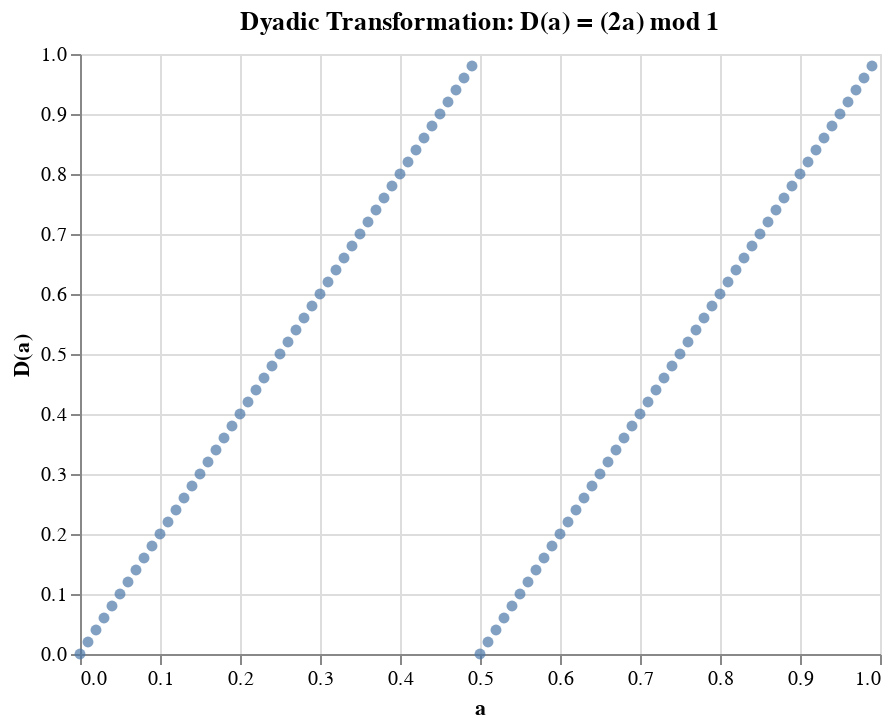

Notebook code cell kept with this figure:
### Code cell
def plot_dyadic_map(n_points=100):
    a_values = np.linspace(0, 1, n_points, endpoint=False)
    d_values = D(a_values)

    df = pd.DataFrame({'a': a_values, 'D(a)': d_values})

    return alt.Chart(df).mark_circle(size=30).encode(
        x=alt.X('a:Q', title='a', scale=alt.Scale(domain=[0, 1])),
        y=alt.Y('D(a):Q', title='D(a)', scale=alt.Scale(domain=[0, 1])),
        tooltip=['a:Q', 'D(a):Q']
    ).properties(
        width=400,
        height=300,
        title='dyadic map: D(a) = (2a) mod 1'
    )

plot_dyadic_map()

### Figure 1 — Vega-Lite specification as saved in the notebook (floating-point values rounded to 4 significant figures)
{"config": {"view": {"continuousWidth": 300, "continuousHeight": 300}}, "data": {"name": "data-6e55ed844ad153d318f0c7f968712b96"}, "mark": {"type": "circle", "size": 30}, "encoding": {"tooltip": [{"field": "a", "type": "quantitative"}, {"field": "D(a)", "type": "quantitative"}], "x": {"field": "a", "scale": {"domain": [0, 1]}, "title": "a", "type": "quantitative"}, "y": {"field": "D(a)", "scale": {"domain": [0, 1]}, "title": "D(a)", "type": "quantitative"}}, "height": 300, "title": "Dyadic Transformation: D(a) = (2a) mod 1", "width": 400, "$schema": "https://vega.github.io/schema/vega-lite/v5.20.1.json", "datasets": {"data-6e55ed844ad153d318f0c7f968712b96": [{"a": 0.0, "D(a)": 0.0}, {"a": 0.01, "D(a)": 0.02}, {"a": 0.02, "D(a)": 0.04}, {"a": 0.03, "D(a)": 0.06}, {"a": 0.04, "D(a)": 0.08}, {"a": 0.05, "D(a)": 0.1}, {"a": 0.06, "D(a)": 0.12}, {"a": 0.07, "D(a)": 0.14}, {"a": 0.08, "D(a)": 0.16}, {"a": 0.09, "D(a)": 0.18}, {"a": 0.1, "D(a)": 0.2}, {"a": 0.11, "D(a)": 0.22}, {"a": 0.12, "D(a)": 0.24}, {"a": 0.13, "D(a)": 0.26}, {"a": 0.14, "D(a)": 0.28}, {"a": 0.15, "D(a)": 0.3}, {"a": 0.16, "D(a)": 0.32}, {"a": 0.17, "D(a)": 0.34}, {"a": 0.18, "D(a)": 0.36}, {"a": 0.19, "D(a)": 0.38}, {"a": 0.2, "D(a)": 0.4}, {"a": 0.21, "D(a)": 0.42}, {"a": 0.22, "D(a)": 0.44}, {"a": 0.23, "D(a)": 0.46}, {"a": 0.24, "D(a)": 0.48}, {"a": 0.25, "D(a)": 0.5}, {"a": 0.26, "D(a)": 0.52}, {"a": 0.27, "D(a)": 0.54}, {"a": 0.28, "D(a)": 0.56}, {"a": 0.29, "D(a)": 0.58}, {"a": 0.3, "D(a)": 0.6}, {"a": 0.31, "D(a)": 0.62}, {"a": 0.32, "D(a)": 0.64}, {"a": 0.33, "D(a)": 0.66}, {"a": 0.34, "D(a)": 0.68}, {"a": 0.35, "D(a)": 0.7}, {"a": 0.36, "D(a)": 0.72}, {"a": 0.37, "D(a)": 0.74}, {"a": 0.38, "D(a)": 0.76}, {"a": 0.39, "D(a)": 0.78}, {"a": 0.4, "D(a)": 0.8}, {"a": 0.41, "D(a)": 0.82}, {"a": 0.42, "D(a)": 0.84}, {"a": 0.43, "D(a)": 0.86}, {"a": 0.44, "D(a)": 0.88}, {"a": 0.45, "D(a)": 0.9}, {"a": 0.46, "D(a)": 0.92}, {"a": 0.47, "D(a)": 0.94}, {"a": 0.48, "D(a)": 0.96}, {"a": 0.49, "D(a)": 0.98}, {"a": 0.5, "D(a)": 0.0}, {"a": 0.51, "D(a)": 0.02}, {"a": 0.52, "D(a)": 0.04}, {"a": 0.53, "D(a)": 0.06}, {"a": 0.54, "D(a)": 0.08}, {"a": 0.55, "D(a)": 0.1}, {"a": 0.56, "D(a)": 0.12}, {"a": 0.57, "D(a)": 0.14}, {"a": 0.58, "D(a)": 0.16}, {"a": 0.59, "D(a)": 0.18}, {"a": 0.6, "D(a)": 0.2}, {"a": 0.61, "D(a)": 0.22}, {"a": 0.62, "D(a)": 0.24}, {"a": 0.63, "D(a)": 0.26}, {"a": 0.64, "D(a)": 0.28}, {"a": 0.65, "D(a)": 0.3}, {"a": 0.66, "D(a)": 0.32}, {"a": 0.67, "D(a)": 0.34}, {"a": 0.68, "D(a)": 0.36}, {"a": 0.69, "D(a)": 0.38}, {"a": 0.7, "D(a)": 0.4}, {"a": 0.71, "D(a)": 0.42}, {"a": 0.72, "D(a)": 0.44}, {"a": 0.73, "D(a)": 0.46}, {"a": 0.74, "D(a)": 0.48}, {"a": 0.75, "D(a)": 0.5}, {"a": 0.76, "D(a)": 0.52}, {"a": 0.77, "D(a)": 0.54}, {"a": 0.78, "D(a)": 0.56}, {"a": 0.79, "D(a)": 0.58}, {"a": 0.8, "D(a)": 0.6}, {"a": 0.81, "D(a)": 0.62}, {"a": 0.82, "D(a)": 0.64}, {"a": 0.83, "D(a)": 0.66}, {"a": 0.84, "D(a)": 0.68}, {"a": 0.85, "D(a)": 0.7}, {"a": 0.86, "D(a)": 0.72}, {"a": 0.87, "D(a)": 0.74}, {"a": 0.88, "D(a)": 0.76}, {"a": 0.89, "D(a)": 0.78}, {"a": 0.9, "D(a)": 0.8}, {"a": 0.91, "D(a)": 0.82}, {"a": 0.92, "D(a)": 0.84}, {"a": 0.93, "D(a)": 0.86}, {"a": 0.94, "D(a)": 0.88}, {"a": 0.95, "D(a)": 0.9}, {"a": 0.96, "D(a)": 0.92}, {"a": 0.97, "D(a)": 0.94}, {"a": 0.98, "D(a)": 0.96}, {"a": 0.99, "D(a)": 0.98}]}}
